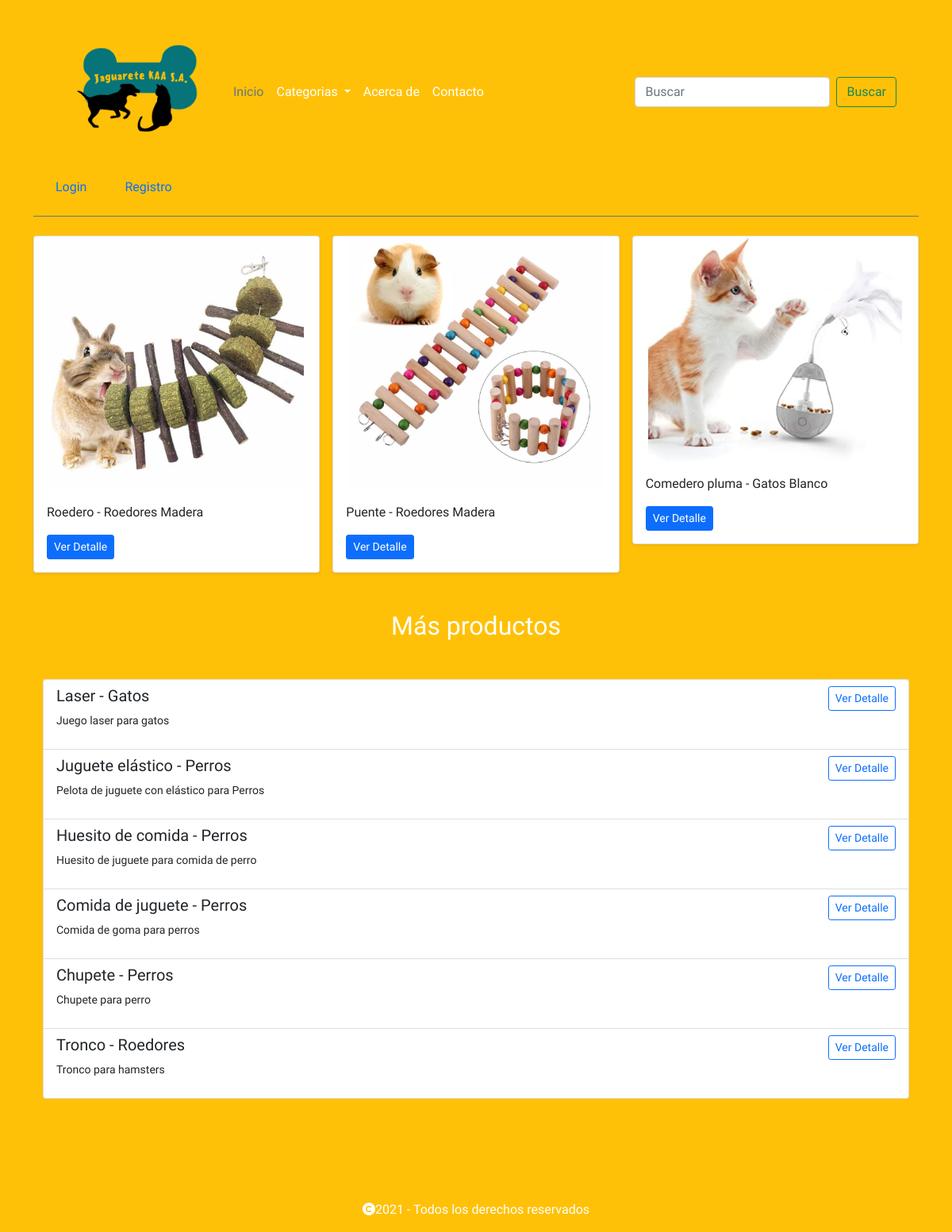
The page / on the database its author committed.
### JAGUARETEAPP/models.py (models this page shows, shortened)
class Producto(models.Model):
    nombre=models.CharField(max_length=30)
    color=models.CharField(max_length=30)
    descripcion=models.CharField(max_length=140, null=True)
    precio=models.DecimalField(decimal_places=2, max_digits=10 )
    imagen=models.ImageField(upload_to='imagenes/')
    categoria=models.ForeignKey(Categoria, on_delete=models.SET_NULL, blank=True, null= True)
    moderador=models.ForeignKey(User, on_delete=models.CASCADE, null= True)
    fecha = models.DateField(null= False)

### JAGUARETEAPP/views.py (the view)
# urls.py: path("", views.home, name= "home"),
def home(request):
    primerosproductos = Producto.objects.all()[:3]
    ultimosproductos = Producto.objects.all()[3:10]
    return render(request, "web/home.html", {
        'primeros_productos': primerosproductos,
        'ultimos_productos': ultimosproductos})

### JAGUARETEAPP/templates/web/home.html
{% extends "web/layout.html" %} {% block main %}
<div>
  <div class="row row-cols-1 row-cols-sm-2 row-cols-md-3 g-3">
    {% for producto in primeros_productos %}
    <div class="col">
      <div class="card shadow-sm">
        <a href="detalle_producto/{{producto.id}}">
          <img
            width="100%"
            src="{{ media_url  }}{{producto.imagen.url}}"
            alt=""
        /></a>
        <div class="card-body">
          <p class="card-text">{{ producto.nombre}} {{producto.color}}</p>
          <div class="d-flex justify-content-between align-items-center">
            <div class="btn-group">
              <a href="/detalle_producto/{{producto.id}}">
                <button type="button" class="btn btn-sm btn-primary">
                  Ver Detalle
                </button>
              </a>
            </div>
          </div>
        </div>
      </div>
    </div>
    {% endfor %}
  </div>
</div>
<div class="container-sm py-5">
  <h2 class="text-center mb-5 text-white">Más productos</h2>
  <div class="list-group">
    {% for productoU in ultimos_productos %}
    <a
      href="/detalle_producto/{{productoU.id}}"
      class="list-group-item list-group-item-action"
    >
      <div class="d-flex w-100 justify-content-between">
        <h5 class="mb-1">{{ productoU.nombre }}</h5>
        <button type="button" class="btn btn-sm btn-outline-primary">
          Ver Detalle
        </button>
      </div>
      <p>
        <small class="text-left">{{ productoU.descripcion }}</small>
      </p>
    </a>
    {% endfor %}
  </div>
</div>
{% endblock %}

### JAGUARETEAPP/templates/web/layout.html (shortened to what this page needs)
{% load static %}
<!DOCTYPE html>
<html lang="es">
  <head>
    <link rel="stylesheet" href="{% static 'jaguarete/estilo.css' %}" />
    <link
      href="https://cdn.jsdelivr.net/npm/bootstrap@5.0.1/dist/css/bootstrap.min.css"
      rel="stylesheet"
    />
    <link
      href="{% static 'fontawesome_free/css/all.min.css' %}"
      rel="stylesheet"
      type="text/css"
    />
  </head>
  <body class="bg-warning">
    <div class="container">
      <header class="p-3 bg-warning mb-4 border-bottom border-secondary">
        <div class="container">
          <div
            class="
              d-flex
              flex-wrap
              align-items-center
              justify-content-center justify-content-lg-start
            "
          >
            <a
              href="/"
              class="
                d-flex
                align-items-center
                mb-2 mb-lg-0
                text-white text-decoration-none
              "
            >
              <div id="logo">
                <a href="{% url 'home' %}" class="mx-2"
                  ><img
                    width="200"
                    height="200"
                    src="media\imagenes\Logo.png"
                    alt="Logo-petshop"
                /></a>
              </div>
            </a>
            <ul
              class="
                nav
                col-12 col-lg-auto
                me-lg-auto
                mb-2
                justify-content-center
                mb-md-0
              "
            >
              <li>
                <a href="{% url 'home' %}" class="nav-link px-2 text-secondary"
                  >Inicio</a
                >
              </li>
              <li class="nav-item dropdown">
                <a
                  class="nav-link px-2 text-white dropdown-toggle"
                  href="#"
                  id="navbarDropdown"
                  role="button"
                  data-bs-toggle="dropdown"
                  aria-expanded="false"
                >
                  Categorias
                </a>
              </li>
              <li class="nav-item">
                <a
                  class="nav-link px-2 text-white"
                  aria-current="page"
                  href="{% url 'acerca_de' %}"
                  >Acerca de</a
                >
              </li>
              <li class="nav-item">
                <a class="nav-link px-2 text-white" href="{% url 'contacto' %}"
                  >Contacto</a
                >
              </li>
            </ul>
            {% include "web/buscador.html" %}
            <div>
              <ul class="navbar-nav me-auto d-flex flex-row">
                {% if request.user.is_authenticated %}
                <li class="nav-item me-5">
                  <a class="nav-link" href="{% url 'logout'%}?next={{ home }}"
                    >Logout</a
                  >
                </li>
                <li class="nav-item me-3">
                  <a class="nav-link" href="#"
                    >Carrito<i class="fas fa-shopping-cart"></i
                  ></a>
                </li>
                {% else %}
                <li class="nav-item me-5">
                  <a class="nav-link" href="{% url 'login' %}">Login</a>
                </li>
                <li class="nav-item me-5">
                  <a class="nav-link" href="{% url 'REGISTRO:registro' %}"
                    >Registro</a
                  >
                </li>
                {% endif %}
              </ul>
            </div>
          </div>
        </div>
      </header>
      {% block main %} {% endblock %}
      <footer class="footer text-white">
        <p>
          <i class="fa-solid fa-copyright text-white"></i>2021 - Todos los derechos
          reservados
        </p>
      </footer>
    </div>
  </body>
</html>

### JAGUARETEAPP/templates/web/buscador.html
{% load static %}
    {% block busqueda %}
    <form class="d-flex" action="/buscar/" method="GET">
        <input class="form-control me-2" type="text" name="producto_buscado" placeholder="Buscar" aria-label="Search">
        <input class="btn btn-outline-success" type="submit" value="Buscar">
    </form>
    {% endblock %}

### JAGUARETEAPP/static/jaguarete/estilo.css (style rules this page uses)
body { font-family: "Acme", sans-serif !important; font-weight: bold; }
.footer { display: flex; justify-content: space-around; margin-top: 80px; }
.card img { max-height: 20em; max-width: 20em; text-align: center; margin: 0 auto; display: block; }

### rows shown on the page
Producto: imagen (picture), nombre "Roedero - Roedores", color "Madera"
Producto: imagen (picture), nombre "Puente - Roedores", color "Madera"
Producto: imagen (picture), nombre "Comedero pluma - Gatos", color "Blanco"
Producto: nombre "Laser - Gatos", descripcion "Juego laser para gatos"
Producto: nombre "Juguete elástico - Perros", descripcion "Pelota de juguete con elástico para Perros"
Producto: nombre "Huesito de comida - Perros", descripcion "Huesito de juguete para comida de perro"
Producto: nombre "Comida de juguete - Perros", descripcion "Comida de goma para perros"
Producto: nombre "Chupete - Perros", descripcion "Chupete para perro"
Producto: nombre "Tronco - Roedores", descripcion "Tronco para hamsters"
